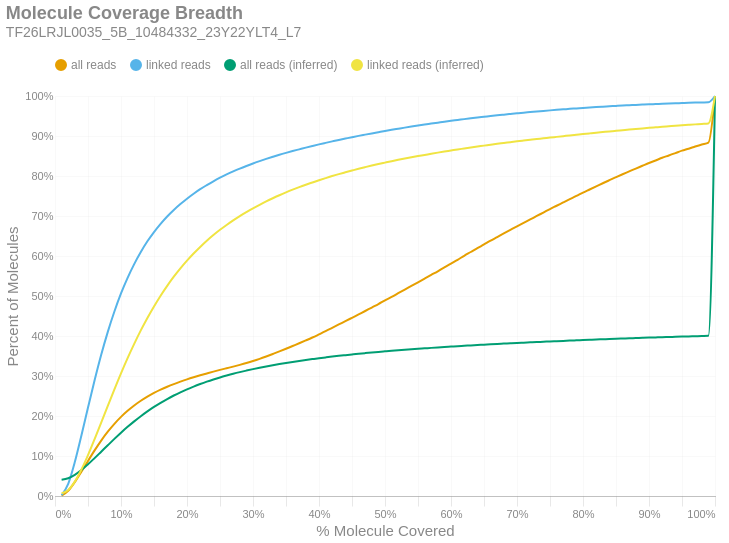

The notebook cell saved with this chart:
### Markdown cell above
### Molecule Read Coverage
This chart shows molecule coverage breadth as computed by the number of bases aligned to that molecule. In other words, "*how much of each unique long molecule is actually sequenced/aligned?*" Keep in mind there is a distinction between sequences and alignments, since some sequences belonging to a particular molecule may not align well and wouldn't appear in the alignment data. This chart also shows molecule coverage breadth as computed by the *inferred fragment* from which the aligned sequences originate. Unlike read coverage, this calculation takes into account the total insert size, including unsequenced gaps between the forward and reverse reads. Like the previous figures, these are cumulative percents.

### Code cell
if SKIPLR:
    print_html(f"Skipped")
else:
    binned_df = consolidated_hist(valids['coverage_bp'], mask, 0.01, True)
    binned_df_inf = consolidated_hist(valids['coverage_inserts'], mask, 0.01, True)
    binned_df = binned_df.with_columns(pl.lit(binned_df_inf['all reads (cumsum)']).alias('all reads (inferred)'))
    binned_df = binned_df.with_columns(pl.lit(binned_df_inf['linked reads (cumsum)']).alias('linked reads (inferred)'))
    binned_df = binned_df.with_columns(
        (pl.col('bin').cast(pl.Float64) + 0.01).alias('right_edge')
    )

    with SafeRender(binned_df):
        (
            density_plot(binned_df, 'Molecule Coverage Breadth', samplename, 'molcov', ['all reads (inferred)','linked reads (inferred)'])
            .encode(
                #x=alt.X('bin:Q', title="% Molecule Covered").axis(format = '%').scale(padding=0),
                x=alt.X('right_edge:Q', title="% Molecule Covered").axis(format='%').scale(padding=0),
                y=alt.Y('value:Q', title='Percent of Molecules')
                    .axis(format='%')
                    .stack(False)
                    .scale(domainMin=0, padding=0),
                color=alt.Color("key:N").scale(domain = ["all reads", "linked reads", "all reads (inferred)", "linked reads (inferred)"]),
                tooltip = [
                    alt.Tooltip("key:N", title = "Data Type"),
                    alt.Tooltip("range_label:N", title="% Molecule Covered"),
                    alt.Tooltip("value:Q", format = ".2%", title="% Molecules")
                ]
            )
        ).display()

### Figure 1 — Vega-Lite specification as saved in the notebook (floating-point values rounded to 4 significant figures)
{"width": "container", "height": 400, "config": {"title": {"anchor": "start", "dy": -15, "fontSize": 18, "color": "#888888", "subtitleColor": "#888888", "subtitleFontSize": 14}, "arc": {"fill": "#0072B2"}, "axis": {"domainColor": "#888888", "domainWidth": 0.5, "gridWidth": 0.2, "grid": false, "titleFontWeight": 400, "titleFontSize": 15, "labelFontSize": 11, "labelColor": "#888888", "tickColor": "#888888", "tickWidth": 0.2, "titleColor": "#888888"}, "axisBand": {"grid": false}, "axisX": {"grid": true, "tickSize": 10, "domainCap": "round"}, "axisY": {"domain": false, "grid": true, "tickSize": 0, "domainCap": "round"}, "background": "transparent", "header": {"labelFontSize": 15, "labelColor": "#888888", "titleFontSize": 15, "titleFontWeight": 600, "titleColor": "#888888"}, "legend": {"labelFont": "sans-serif", "labelFontSize": 12, "labelColor": "#888888", "symbolSize": 100, "symbolType": "circle", "titleFontSize": 12, "titlePadding": 10, "titleColor": "#888888", "title": null, "orient": "top"}, "range": {"category": ["#E69F00", "#56B4E9", "#009E73", "#F0E442", "#0072B2", "#D55E00", "#CC79A7", "#000000"], "diverging": ["#cfe8f3", "#a2d4ec", "#73bfe2", "#46abdb", "#1696d2", "#12719e"]}, "area": {"fill": "#0072B2", "fillOpacity": 0.7, "line": true, "strokeOpacity": 0.7}, "line": {"color": "#0072B2", "stroke": "#0072B2", "strokeWidth": 2}, "trail": {"color": "#0072B2", "stroke": "#0072B2", "strokeWidth": 0, "size": 1}, "point": {"filled": true, "fillOpacity": 1.0, "size": 95}, "text": {"color": "#888888", "fontSize": 11, "align": "right", "fontWeight": 400, "size": 11}, "bar": {"fill": "#0072B2", "stroke": null}, "view": {"stroke": null, "continuousWidth": 660, "continuousHeight": 400}}, "data": {"name": "data-8e0b45e13ecf79d8407629b0ea13c757"}, "mark": {"type": "line", "interpolate": "monotone", "point": {"opacity": 0, "size": 275}}, "encoding": {"color": {"field": "key", "scale": {"domain": ["all reads", "linked reads", "all reads (inferred)", "linked reads (inferred)"]}, "type": "nominal"}, "tooltip": [{"field": "key", "title": "Data Type", "type": "nominal"}, {"field": "range_label", "title": "% Molecule Covered", "type": "nominal"}, {"field": "value", "format": ".2%", "title": "% Molecules", "type": "quantitative"}], "x": {"axis": {"format": "%"}, "field": "right_edge", "scale": {"padding": 0}, "title": "% Molecule Covered", "type": "quantitative"}, "y": {"axis": {"format": "%"}, "field": "value", "scale": {"domainMin": 0, "padding": 0}, "stack": false, "title": "Percent of Molecules", "type": "quantitative"}}, "params": [{"name": "param_c36ac31b6afebe62", "select": {"type": "point", "fields": ["key"]}, "bind": "legend"}], "title": {"text": "Molecule Coverage Breadth", "subtitle": "TF26LRJL0035_5B_10484332_23Y22YLT4_L7"}, "transform": [{"fold": ["all reads (cumsum)", "linked reads (cumsum)", "all reads (inferred)", "linked reads (inferred)"]}, {"calculate": "replace(datum.key, ' (cumsum)', '')", "as": "key"}, {"filter": {"param": "param_c36ac31b6afebe62"}}], "usermeta": {"embedOptions": {"downloadFileName": "TF26LRJL0035_5B_10484332_23Y22YLT4_L7.molcov"}}, "$schema": "https://vega.github.io/schema/vega-lite/v6.4.1.json", "datasets": {"data-8e0b45e13ecf79d8407629b0ea13c757": [{"bin": "0.0", "interval": "0.0-0.01", "all reads": 0.001059, "linked reads": 0.001883, "all reads (cumsum)": 0.001059, "linked reads (cumsum)": 0.001883, "range_label": "0.0-0.01", "all reads (inferred)": 0.04072, "linked reads (inferred)": 0.007018, "right_edge": 0.01}, {"bin": "0.01", "interval": "0.01-0.02", "all reads": 0.01192, "linked reads": 0.02853, "all reads (cumsum)": 0.01298, "linked reads (cumsum)": 0.03042, "range_label": "0.01-0.02", "all reads (inferred)": 0.04451, "linked reads (inferred)": 0.01523, "right_edge": 0.02}, {"bin": "0.02", "interval": "0.02-0.03", "all reads": 0.02173, "linked reads": 0.05448, "all reads (cumsum)": 0.03471, "linked reads (cumsum)": 0.0849, "range_label": "0.02-0.03", "all reads (inferred)": 0.05299, "linked reads (inferred)": 0.03602, "right_edge": 0.03}, {"bin": "0.03", "interval": "0.03-0.04", "all reads": 0.02594, "linked reads": 0.06648, "all reads (cumsum)": 0.06065, "linked reads (cumsum)": 0.1514, "range_label": "0.03-0.04", "all reads (inferred)": 0.06497, "linked reads (inferred)": 0.06614, "right_edge": 0.04}, {"bin": "0.04", "interval": "0.04-0.05", "all reads": 0.02704, "linked reads": 0.06972, "all reads (cumsum)": 0.08769, "linked reads (cumsum)": 0.2211, "range_label": "0.04-0.05", "all reads (inferred)": 0.07919, "linked reads (inferred)": 0.1024, "right_edge": 0.05}, {"bin": "0.05", "interval": "0.05-0.06", "all reads": 0.02633, "linked reads": 0.06812, "all reads (cumsum)": 0.114, "linked reads (cumsum)": 0.2892, "range_label": "0.05-0.06", "all reads (inferred)": 0.09476, "linked reads (inferred)": 0.1423, "right_edge": 0.06}, {"bin": "0.06", "interval": "0.06-0.07", "all reads": 0.02459, "linked reads": 0.06375, "all reads (cumsum)": 0.1386, "linked reads (cumsum)": 0.353, "range_label": "0.06-0.07", "all reads (inferred)": 0.1108, "linked reads (inferred)": 0.1837, "right_edge": 0.07}, {"bin": "0.07", "interval": "0.07-0.08", "all reads": 0.0221, "linked reads": 0.05735, "all reads (cumsum)": 0.1607, "linked reads (cumsum)": 0.4103, "range_label": "0.07-0.08", "all reads (inferred)": 0.1268, "linked reads (inferred)": 0.2251, "right_edge": 0.08}, {"bin": "0.08", "interval": "0.08-0.09", "all reads": 0.01965, "linked reads": 0.05091, "all reads (cumsum)": 0.1804, "linked reads (cumsum)": 0.4612, "range_label": "0.08-0.09", "all reads (inferred)": 0.1428, "linked reads (inferred)": 0.2666, "right_edge": 0.09}, {"bin": "0.09", "interval": "0.09-0.1", "all reads": 0.01741, "linked reads": 0.04508, "all reads (cumsum)": 0.1978, "linked reads (cumsum)": 0.5063, "range_label": "0.09-0.1", "all reads (inferred)": 0.1582, "linked reads (inferred)": 0.3067, "right_edge": 0.1}, {"bin": "0.1", "interval": "0.1-0.11", "all reads": 0.01511, "linked reads": 0.03905, "all reads (cumsum)": 0.2129, "linked reads (cumsum)": 0.5454, "range_label": "0.1-0.11", "all reads (inferred)": 0.1729, "linked reads (inferred)": 0.3446, "right_edge": 0.11}, {"bin": "0.11", "interval": "0.11-0.12", "all reads": 0.01337, "linked reads": 0.03441, "all reads (cumsum)": 0.2262, "linked reads (cumsum)": 0.5798, "range_label": "0.11-0.12", "all reads (inferred)": 0.1866, "linked reads (inferred)": 0.3803, "right_edge": 0.12}, {"bin": "0.12", "interval": "0.12-0.13", "all reads": 0.01177, "linked reads": 0.03024, "all reads (cumsum)": 0.238, "linked reads (cumsum)": 0.61, "range_label": "0.12-0.13", "all reads (inferred)": 0.1996, "linked reads (inferred)": 0.414, "right_edge": 0.13}, {"bin": "0.13", "interval": "0.13-0.14", "all reads": 0.01043, "linked reads": 0.02669, "all reads (cumsum)": 0.2484, "linked reads (cumsum)": 0.6367, "range_label": "0.13-0.14", "all reads (inferred)": 0.2115, "linked reads (inferred)": 0.4451, "right_edge": 0.14}, {"bin": "0.14", "interval": "0.14-0.15", "all reads": 0.009146, "linked reads": 0.02317, "all reads (cumsum)": 0.2576, "linked reads (cumsum)": 0.6599, "range_label": "0.14-0.15", "all reads (inferred)": 0.2226, "linked reads (inferred)": 0.474, "right_edge": 0.15}, {"bin": "0.15", "interval": "0.15-0.16", "all reads": 0.008221, "linked reads": 0.02065, "all reads (cumsum)": 0.2658, "linked reads (cumsum)": 0.6805, "range_label": "0.15-0.16", "all reads (inferred)": 0.233, "linked reads (inferred)": 0.5008, "right_edge": 0.16}, {"bin": "0.16", "interval": "0.16-0.17", "all reads": 0.007359, "linked reads": 0.01832, "all reads (cumsum)": 0.2732, "linked reads (cumsum)": 0.6988, "range_label": "0.16-0.17", "all reads (inferred)": 0.2424, "linked reads (inferred)": 0.5254, "right_edge": 0.17}, {"bin": "0.17", "interval": "0.17-0.18", "all reads": 0.006637, "linked reads": 0.0163, "all reads (cumsum)": 0.2798, "linked reads (cumsum)": 0.7151, "range_label": "0.17-0.18", "all reads (inferred)": 0.2512, "linked reads (inferred)": 0.5482, "right_edge": 0.18}, {"bin": "0.18", "interval": "0.18-0.19", "all reads": 0.00602, "linked reads": 0.01461, "all reads (cumsum)": 0.2858, "linked reads (cumsum)": 0.7297, "range_label": "0.18-0.19", "all reads (inferred)": 0.2592, "linked reads (inferred)": 0.569, "right_edge": 0.19}, {"bin": "0.19", "interval": "0.19-0.2", "all reads": 0.005707, "linked reads": 0.01358, "all reads (cumsum)": 0.2915, "linked reads (cumsum)": 0.7433, "range_label": "0.19-0.2", "all reads (inferred)": 0.2666, "linked reads (inferred)": 0.5883, "right_edge": 0.2}, {"bin": "0.2", "interval": "0.2-0.21", "all reads": 0.00528, "linked reads": 0.01241, "all reads (cumsum)": 0.2968, "linked reads (cumsum)": 0.7557, "range_label": "0.2-0.21", "all reads (inferred)": 0.2735, "linked reads (inferred)": 0.6061, "right_edge": 0.21}, {"bin": "0.21", "interval": "0.21-0.22", "all reads": 0.004943, "linked reads": 0.01134, "all reads (cumsum)": 0.3018, "linked reads (cumsum)": 0.7671, "range_label": "0.21-0.22", "all reads (inferred)": 0.2799, "linked reads (inferred)": 0.6227, "right_edge": 0.22}, {"bin": "0.22", "interval": "0.22-0.23", "all reads": 0.004596, "linked reads": 0.01014, "all reads (cumsum)": 0.3064, "linked reads (cumsum)": 0.7772, "range_label": "0.22-0.23", "all reads (inferred)": 0.2859, "linked reads (inferred)": 0.6382, "right_edge": 0.23}, {"bin": "0.23", "interval": "0.23-0.24", "all reads": 0.004554, "linked reads": 0.009635, "all reads (cumsum)": 0.3109, "linked reads (cumsum)": 0.7868, "range_label": "0.23-0.24", "all reads (inferred)": 0.2913, "linked reads (inferred)": 0.6524, "right_edge": 0.24}, {"bin": "0.24", "interval": "0.24-0.25", "all reads": 0.004345, "linked reads": 0.008875, "all reads (cumsum)": 0.3153, "linked reads (cumsum)": 0.7957, "range_label": "0.24-0.25", "all reads (inferred)": 0.2964, "linked reads (inferred)": 0.6655, "right_edge": 0.25}, {"bin": "0.25", "interval": "0.25-0.26", "all reads": 0.004129, "linked reads": 0.008148, "all reads (cumsum)": 0.3194, "linked reads (cumsum)": 0.8039, "range_label": "0.25-0.26", "all reads (inferred)": 0.3011, "linked reads (inferred)": 0.6776, "right_edge": 0.26}, {"bin": "0.26", "interval": "0.26-0.27", "all reads": 0.004079, "linked reads": 0.007583, "all reads (cumsum)": 0.3235, "linked reads (cumsum)": 0.8114, "range_label": "0.26-0.27", "all reads (inferred)": 0.3056, "linked reads (inferred)": 0.6892, "right_edge": 0.27}, {"bin": "0.27", "interval": "0.27-0.28", "all reads": 0.004335, "linked reads": 0.007095, "all reads (cumsum)": 0.3278, "linked reads (cumsum)": 0.8185, "range_label": "0.27-0.28", "all reads (inferred)": 0.3097, "linked reads (inferred)": 0.6998, "right_edge": 0.28}, {"bin": "0.28", "interval": "0.28-0.29", "all reads": 0.004559, "linked reads": 0.006563, "all reads (cumsum)": 0.3324, "linked reads (cumsum)": 0.8251, "range_label": "0.28-0.29", "all reads (inferred)": 0.3135, "linked reads (inferred)": 0.7097, "right_edge": 0.29}, {"bin": "0.29", "interval": "0.29-0.3", "all reads": 0.004969, "linked reads": 0.006205, "all reads (cumsum)": 0.3373, "linked reads (cumsum)": 0.8313, "range_label": "0.29-0.3", "all reads (inferred)": 0.3172, "linked reads (inferred)": 0.7192, "right_edge": 0.3}, {"bin": "0.3", "interval": "0.3-0.31", "all reads": 0.005483, "linked reads": 0.005801, "all reads (cumsum)": 0.3428, "linked reads (cumsum)": 0.8371, "range_label": "0.3-0.31", "all reads (inferred)": 0.3206, "linked reads (inferred)": 0.728, "right_edge": 0.31}, {"bin": "0.31", "interval": "0.31-0.32", "all reads": 0.005998, "linked reads": 0.005582, "all reads (cumsum)": 0.3488, "linked reads (cumsum)": 0.8427, "range_label": "0.31-0.32", "all reads (inferred)": 0.3239, "linked reads (inferred)": 0.7365, "right_edge": 0.32}, {"bin": "0.32", "interval": "0.32-0.33", "all reads": 0.006307, "linked reads": 0.00526, "all reads (cumsum)": 0.3551, "linked reads (cumsum)": 0.848, "range_label": "0.32-0.33", "all reads (inferred)": 0.3269, "linked reads (inferred)": 0.7443, "right_edge": 0.33}, {"bin": "0.33", "interval": "0.33-0.34", "all reads": 0.006395, "linked reads": 0.005128, "all reads (cumsum)": 0.3615, "linked reads (cumsum)": 0.8531, "range_label": "0.33-0.34", "all reads (inferred)": 0.3299, "linked reads (inferred)": 0.7519, "right_edge": 0.34}, {"bin": "0.34", "interval": "0.34-0.35", "all reads": 0.006626, "linked reads": 0.004758, "all reads (cumsum)": 0.3681, "linked reads (cumsum)": 0.8578, "range_label": "0.34-0.35", "all reads (inferred)": 0.3326, "linked reads (inferred)": 0.759, "right_edge": 0.35}, {"bin": "0.35", "interval": "0.35-0.36", "all reads": 0.006839, "linked reads": 0.004533, "all reads (cumsum)": 0.375, "linked reads (cumsum)": 0.8624, "range_label": "0.35-0.36", "all reads (inferred)": 0.3353, "linked reads (inferred)": 0.7658, "right_edge": 0.36}, {"bin": "0.36", "interval": "0.36-0.37", "all reads": 0.006831, "linked reads": 0.004265, "all reads (cumsum)": 0.3818, "linked reads (cumsum)": 0.8666, "range_label": "0.36-0.37", "all reads (inferred)": 0.3377, "linked reads (inferred)": 0.7722, "right_edge": 0.37}, {"bin": "0.37", "interval": "0.37-0.38", "all reads": 0.00708, "linked reads": 0.004261, "all reads (cumsum)": 0.3889, "linked reads (cumsum)": 0.8709, "range_label": "0.37-0.38", "all reads (inferred)": 0.34, "linked reads (inferred)": 0.7781, "right_edge": 0.38}, {"bin": "0.38", "interval": "0.38-0.39", "all reads": 0.007308, "linked reads": 0.004164, "all reads (cumsum)": 0.3962, "linked reads (cumsum)": 0.8751, "range_label": "0.38-0.39", "all reads (inferred)": 0.3423, "linked reads (inferred)": 0.7838, "right_edge": 0.39}, {"bin": "0.39", "interval": "0.39-0.4", "all reads": 0.007822, "linked reads": 0.00403, "all reads (cumsum)": 0.404, "linked reads (cumsum)": 0.8791, "range_label": "0.39-0.4", "all reads (inferred)": 0.3444, "linked reads (inferred)": 0.7894, "right_edge": 0.4}, {"bin": "0.4", "interval": "0.4-0.41", "all reads": 0.007967, "linked reads": 0.003747, "all reads (cumsum)": 0.412, "linked reads (cumsum)": 0.8828, "range_label": "0.4-0.41", "all reads (inferred)": 0.3465, "linked reads (inferred)": 0.7948, "right_edge": 0.41}, {"bin": "0.41", "interval": "0.41-0.42", "all reads": 0.008444, "linked reads": 0.003669, "all reads (cumsum)": 0.4204, "linked reads (cumsum)": 0.8865, "range_label": "0.41-0.42", "all reads (inferred)": 0.3485, "linked reads (inferred)": 0.8, "right_edge": 0.42}, {"bin": "0.42", "interval": "0.42-0.43", "all reads": 0.008462, "linked reads": 0.003621, "all reads (cumsum)": 0.4289, "linked reads (cumsum)": 0.8901, "range_label": "0.42-0.43", "all reads (inferred)": 0.3504, "linked reads (inferred)": 0.8047, "right_edge": 0.43}, {"bin": "0.43", "interval": "0.43-0.44", "all reads": 0.00818, "linked reads": 0.003434, "all reads (cumsum)": 0.4371, "linked reads (cumsum)": 0.8936, "range_label": "0.43-0.44", "all reads (inferred)": 0.3522, "linked reads (inferred)": 0.8093, "right_edge": 0.44}, {"bin": "0.44", "interval": "0.44-0.45", "all reads": 0.008452, "linked reads": 0.003432, "all reads (cumsum)": 0.4455, "linked reads (cumsum)": 0.897, "range_label": "0.44-0.45", "all reads (inferred)": 0.3539, "linked reads (inferred)": 0.8137, "right_edge": 0.45}, {"bin": "0.45", "interval": "0.45-0.46", "all reads": 0.008525, "linked reads": 0.00335, "all reads (cumsum)": 0.454, "linked reads (cumsum)": 0.9003, "range_label": "0.45-0.46", "all reads (inferred)": 0.3556, "linked reads (inferred)": 0.8181, "right_edge": 0.46}, {"bin": "0.46", "interval": "0.46-0.47", "all reads": 0.008466, "linked reads": 0.003063, "all reads (cumsum)": 0.4625, "linked reads (cumsum)": 0.9034, "range_label": "0.46-0.47", "all reads (inferred)": 0.3572, "linked reads (inferred)": 0.8222, "right_edge": 0.47}, {"bin": "0.47", "interval": "0.47-0.48", "all reads": 0.008708, "linked reads": 0.00304, "all reads (cumsum)": 0.4712, "linked reads (cumsum)": 0.9064, "range_label": "0.47-0.48", "all reads (inferred)": 0.3587, "linked reads (inferred)": 0.8261, "right_edge": 0.48}, {"bin": "0.48", "interval": "0.48-0.49", "all reads": 0.008491, "linked reads": 0.00303, "all reads (cumsum)": 0.4797, "linked reads (cumsum)": 0.9095, "range_label": "0.48-0.49", "all reads (inferred)": 0.3602, "linked reads (inferred)": 0.8299, "right_edge": 0.49}, {"bin": "0.49", "interval": "0.49-0.5", "all reads": 0.009539, "linked reads": 0.003029, "all reads (cumsum)": 0.4892, "linked reads (cumsum)": 0.9125, "range_label": "0.49-0.5", "all reads (inferred)": 0.3616, "linked reads (inferred)": 0.8335, "right_edge": 0.5}, {"bin": "0.5", "interval": "0.5-0.51", "all reads": 0.008411, "linked reads": 0.002931, "all reads (cumsum)": 0.4977, "linked reads (cumsum)": 0.9154, "range_label": "0.5-0.51", "all reads (inferred)": 0.363, "linked reads (inferred)": 0.837, "right_edge": 0.51}, {"bin": "0.51", "interval": "0.51-0.52", "all reads": 0.009321, "linked reads": 0.002756, "all reads (cumsum)": 0.507, "linked reads (cumsum)": 0.9182, "range_label": "0.51-0.52", "all reads (inferred)": 0.3643, "linked reads (inferred)": 0.8404, "right_edge": 0.52}, {"bin": "0.52", "interval": "0.52-0.53", "all reads": 0.009035, "linked reads": 0.002741, "all reads (cumsum)": 0.516, "linked reads (cumsum)": 0.9209, "range_label": "0.52-0.53", "all reads (inferred)": 0.3656, "linked reads (inferred)": 0.8437, "right_edge": 0.53}, {"bin": "0.53", "interval": "0.53-0.54", "all reads": 0.00915, "linked reads": 0.002652, "all reads (cumsum)": 0.5252, "linked reads (cumsum)": 0.9236, "range_label": "0.53-0.54", "all reads (inferred)": 0.3668, "linked reads (inferred)": 0.8468, "right_edge": 0.54}, {"bin": "0.54", "interval": "0.54-0.55", "all reads": 0.009061, "linked reads": 0.002564, "all reads (cumsum)": 0.5342, "linked reads (cumsum)": 0.9262, "range_label": "0.54-0.55", "all reads (inferred)": 0.368, "linked reads (inferred)": 0.8498, "right_edge": 0.55}, {"bin": "0.55", "interval": "0.55-0.56", "all reads": 0.00928, "linked reads": 0.002452, "all reads (cumsum)": 0.5435, "linked reads (cumsum)": 0.9286, "range_label": "0.55-0.56", "all reads (inferred)": 0.3692, "linked reads (inferred)": 0.8527, "right_edge": 0.56}, {"bin": "0.56", "interval": "0.56-0.57", "all reads": 0.009232, "linked reads": 0.002373, "all reads (cumsum)": 0.5527, "linked reads (cumsum)": 0.931, "range_label": "0.56-0.57", "all reads (inferred)": 0.3703, "linked reads (inferred)": 0.8556, "right_edge": 0.57}, {"bin": "0.57", "interval": "0.57-0.58", "all reads": 0.009112, "linked reads": 0.002396, "all reads (cumsum)": 0.5619, "linked reads (cumsum)": 0.9334, "range_label": "0.57-0.58", "all reads (inferred)": 0.3714, "linked reads (inferred)": 0.8585, "right_edge": 0.58}, {"bin": "0.58", "interval": "0.58-0.59", "all reads": 0.009524, "linked reads": 0.00243, "all reads (cumsum)": 0.5714, "linked reads (cumsum)": 0.9358, "range_label": "0.58-0.59", "all reads (inferred)": 0.3725, "linked reads (inferred)": 0.8612, "right_edge": 0.59}, {"bin": "0.59", "interval": "0.59-0.6", "all reads": 0.009766, "linked reads": 0.002218, "all reads (cumsum)": 0.5811, "linked reads (cumsum)": 0.938, "range_label": "0.59-0.6", "all reads (inferred)": 0.3735, "linked reads (inferred)": 0.8638, "right_edge": 0.6}, {"bin": "0.6", "interval": "0.6-0.61", "all reads": 0.009384, "linked reads": 0.002063, "all reads (cumsum)": 0.5905, "linked reads (cumsum)": 0.9401, "range_label": "0.6-0.61", "all reads (inferred)": 0.3746, "linked reads (inferred)": 0.8664, "right_edge": 0.61}, {"bin": "0.61", "interval": "0.61-0.62", "all reads": 0.01004, "linked reads": 0.002116, "all reads (cumsum)": 0.6006, "linked reads (cumsum)": 0.9422, "range_label": "0.61-0.62", "all reads (inferred)": 0.3755, "linked reads (inferred)": 0.8688, "right_edge": 0.62}, {"bin": "0.62", "interval": "0.62-0.63", "all reads": 0.009453, "linked reads": 0.002033, "all reads (cumsum)": 0.61, "linked reads (cumsum)": 0.9442, "range_label": "0.62-0.63", "all reads (inferred)": 0.3765, "linked reads (inferred)": 0.8713, "right_edge": 0.63}, {"bin": "0.63", "interval": "0.63-0.64", "all reads": 0.009584, "linked reads": 0.002027, "all reads (cumsum)": 0.6196, "linked reads (cumsum)": 0.9463, "range_label": "0.63-0.64", "all reads (inferred)": 0.3774, "linked reads (inferred)": 0.8737, "right_edge": 0.64}, {"bin": "0.64", "interval": "0.64-0.65", "all reads": 0.00922, "linked reads": 0.001808, "all reads (cumsum)": 0.6288, "linked reads (cumsum)": 0.9481, "range_label": "0.64-0.65", "all reads (inferred)": 0.3783, "linked reads (inferred)": 0.8759, "right_edge": 0.65}, {"bin": "0.65", "interval": "0.65-0.66", "all reads": 0.009548, "linked reads": 0.001845, "all reads (cumsum)": 0.6384, "linked reads (cumsum)": 0.9499, "range_label": "0.65-0.66", "all reads (inferred)": 0.3793, "linked reads (inferred)": 0.8783, "right_edge": 0.66}, {"bin": "0.66", "interval": "0.66-0.67", "all reads": 0.008978, "linked reads": 0.001781, "all reads (cumsum)": 0.6473, "linked reads (cumsum)": 0.9517, "range_label": "0.66-0.67", "all reads (inferred)": 0.3802, "linked reads (inferred)": 0.8805, "right_edge": 0.67}, {"bin": "0.67", "interval": "0.67-0.68", "all reads": 0.009146, "linked reads": 0.001686, "all reads (cumsum)": 0.6565, "linked reads (cumsum)": 0.9534, "range_label": "0.67-0.68", "all reads (inferred)": 0.381, "linked reads (inferred)": 0.8825, "right_edge": 0.68}, {"bin": "0.68", "interval": "0.68-0.69", "all reads": 0.008861, "linked reads": 0.001668, "all reads (cumsum)": 0.6654, "linked reads (cumsum)": 0.955, "range_label": "0.68-0.69", "all reads (inferred)": 0.3818, "linked reads (inferred)": 0.8846, "right_edge": 0.69}, {"bin": "0.69", "interval": "0.69-0.7", "all reads": 0.008828, "linked reads": 0.001665, "all reads (cumsum)": 0.6742, "linked reads (cumsum)": 0.9567, "range_label": "0.69-0.7", "all reads (inferred)": 0.3826, "linked reads (inferred)": 0.8867, "right_edge": 0.7}, {"bin": "0.7", "interval": "0.7-0.71", "all reads": 0.00866, "linked reads": 0.001617, "all reads (cumsum)": 0.6828, "linked reads (cumsum)": 0.9583, "range_label": "0.7-0.71", "all reads (inferred)": 0.3834, "linked reads (inferred)": 0.8886, "right_edge": 0.71}, {"bin": "0.71", "interval": "0.71-0.72", "all reads": 0.008547, "linked reads": 0.001447, "all reads (cumsum)": 0.6914, "linked reads (cumsum)": 0.9598, "range_label": "0.71-0.72", "all reads (inferred)": 0.3841, "linked reads (inferred)": 0.8905, "right_edge": 0.72}, {"bin": "0.72", "interval": "0.72-0.73", "all reads": 0.008776, "linked reads": 0.001496, "all reads (cumsum)": 0.7002, "linked reads (cumsum)": 0.9613, "range_label": "0.72-0.73", "all reads (inferred)": 0.3849, "linked reads (inferred)": 0.8924, "right_edge": 0.73}, {"bin": "0.73", "interval": "0.73-0.74", "all reads": 0.008479, "linked reads": 0.001438, "all reads (cumsum)": 0.7086, "linked reads (cumsum)": 0.9627, "range_label": "0.73-0.74", "all reads (inferred)": 0.3856, "linked reads (inferred)": 0.8942, "right_edge": 0.74}, {"bin": "0.74", "interval": "0.74-0.75", "all reads": 0.008786, "linked reads": 0.001354, "all reads (cumsum)": 0.7174, "linked reads (cumsum)": 0.9641, "range_label": "0.74-0.75", "all reads (inferred)": 0.3864, "linked reads (inferred)": 0.8961, "right_edge": 0.75}, {"bin": "0.75", "interval": "0.75-0.76", "all reads": 0.008181, "linked reads": 0.001299, "all reads (cumsum)": 0.7256, "linked reads (cumsum)": 0.9654, "range_label": "0.75-0.76", "all reads (inferred)": 0.3871, "linked reads (inferred)": 0.8978, "right_edge": 0.76}, {"bin": "0.76", "interval": "0.76-0.77", "all reads": 0.008261, "linked reads": 0.001227, "all reads (cumsum)": 0.7339, "linked reads (cumsum)": 0.9666, "range_label": "0.76-0.77", "all reads (inferred)": 0.3878, "linked reads (inferred)": 0.8996, "right_edge": 0.77}, {"bin": "0.77", "interval": "0.77-0.78", "all reads": 0.008195, "linked reads": 0.001264, "all reads (cumsum)": 0.7421, "linked reads (cumsum)": 0.9679, "range_label": "0.77-0.78", "all reads (inferred)": 0.3885, "linked reads (inferred)": 0.9014, "right_edge": 0.78}, {"bin": "0.78", "interval": "0.78-0.79", "all reads": 0.008055, "linked reads": 0.001165, "all reads (cumsum)": 0.7501, "linked reads (cumsum)": 0.969, "range_label": "0.78-0.79", "all reads (inferred)": 0.3892, "linked reads (inferred)": 0.9031, "right_edge": 0.79}, {"bin": "0.79", "interval": "0.79-0.8", "all reads": 0.008505, "linked reads": 0.001217, "all reads (cumsum)": 0.7586, "linked reads (cumsum)": 0.9702, "range_label": "0.79-0.8", "all reads (inferred)": 0.3898, "linked reads (inferred)": 0.9049, "right_edge": 0.8}, {"bin": "0.8", "interval": "0.8-0.81", "all reads": 0.00769, "linked reads": 0.001094, "all reads (cumsum)": 0.7663, "linked reads (cumsum)": 0.9713, "range_label": "0.8-0.81", "all reads (inferred)": 0.3905, "linked reads (inferred)": 0.9066, "right_edge": 0.81}, {"bin": "0.81", "interval": "0.81-0.82", "all reads": 0.007776, "linked reads": 0.001032, "all reads (cumsum)": 0.7741, "linked reads (cumsum)": 0.9724, "range_label": "0.81-0.82", "all reads (inferred)": 0.3912, "linked reads (inferred)": 0.9082, "right_edge": 0.82}, {"bin": "0.82", "interval": "0.82-0.83", "all reads": 0.007838, "linked reads": 0.0009618, "all reads (cumsum)": 0.7819, "linked reads (cumsum)": 0.9733, "range_label": "0.82-0.83", "all reads (inferred)": 0.3918, "linked reads (inferred)": 0.9099, "right_edge": 0.83}, {"bin": "0.83", "interval": "0.83-0.84", "all reads": 0.007597, "linked reads": 0.0009298, "all reads (cumsum)": 0.7895, "linked reads (cumsum)": 0.9743, "range_label": "0.83-0.84", "all reads (inferred)": 0.3925, "linked reads (inferred)": 0.9115, "right_edge": 0.84}, {"bin": "0.84", "interval": "0.84-0.85", "all reads": 0.007498, "linked reads": 0.0009535, "all reads (cumsum)": 0.797, "linked reads (cumsum)": 0.9752, "range_label": "0.84-0.85", "all reads (inferred)": 0.3931, "linked reads (inferred)": 0.913, "right_edge": 0.85}, {"bin": "0.85", "interval": "0.85-0.86", "all reads": 0.007359, "linked reads": 0.0009205, "all reads (cumsum)": 0.8044, "linked reads (cumsum)": 0.9761, "range_label": "0.85-0.86", "all reads (inferred)": 0.3937, "linked reads (inferred)": 0.9145, "right_edge": 0.86}, {"bin": "0.86", "interval": "0.86-0.87", "all reads": 0.007068, "linked reads": 0.0007864, "all reads (cumsum)": 0.8115, "linked reads (cumsum)": 0.9769, "range_label": "0.86-0.87", "all reads (inferred)": 0.3943, "linked reads (inferred)": 0.9161, "right_edge": 0.87}, {"bin": "0.87", "interval": "0.87-0.88", "all reads": 0.007169, "linked reads": 0.0008204, "all reads (cumsum)": 0.8186, "linked reads (cumsum)": 0.9777, "range_label": "0.87-0.88", "all reads (inferred)": 0.3949, "linked reads (inferred)": 0.9175, "right_edge": 0.88}, {"bin": "0.88", "interval": "0.88-0.89", "all reads": 0.006911, "linked reads": 0.0007636, "all reads (cumsum)": 0.8255, "linked reads (cumsum)": 0.9785, "range_label": "0.88-0.89", "all reads (inferred)": 0.3954, "linked reads (inferred)": 0.919, "right_edge": 0.89}, {"bin": "0.89", "interval": "0.89-0.9", "all reads": 0.006914, "linked reads": 0.0007358, "all reads (cumsum)": 0.8324, "linked reads (cumsum)": 0.9792, "range_label": "0.89-0.9", "all reads (inferred)": 0.396, "linked reads (inferred)": 0.9204, "right_edge": 0.9}, {"bin": "0.9", "interval": "0.9-0.91", "all reads": 0.006267, "linked reads": 0.0006697, "all reads (cumsum)": 0.8387, "linked reads (cumsum)": 0.9799, "range_label": "0.9-0.91", "all reads (inferred)": 0.3965, "linked reads (inferred)": 0.9218, "right_edge": 0.91}, {"bin": "0.91", "interval": "0.91-0.92", "all reads": 0.006955, "linked reads": 0.0006997, "all reads (cumsum)": 0.8457, "linked reads (cumsum)": 0.9806, "range_label": "0.91-0.92", "all reads (inferred)": 0.397, "linked reads (inferred)": 0.9231, "right_edge": 0.92}, {"bin": "0.92", "interval": "0.92-0.93", "all reads": 0.005628, "linked reads": 0.0006543, "all reads (cumsum)": 0.8513, "linked reads (cumsum)": 0.9813, "range_label": "0.92-0.93", "all reads (inferred)": 0.3975, "linked reads (inferred)": 0.9243, "right_edge": 0.93}, {"bin": "0.93", "interval": "0.93-0.94", "all reads": 0.006015, "linked reads": 0.0005996, "all reads (cumsum)": 0.8573, "linked reads (cumsum)": 0.9819, "range_label": "0.93-0.94", "all reads (inferred)": 0.398, "linked reads (inferred)": 0.9255, "right_edge": 0.94}, {"bin": "0.94", "interval": "0.94-0.95", "all reads": 0.006098, "linked reads": 0.0005614, "all reads (cumsum)": 0.8634, "linked reads (cumsum)": 0.9824, "range_label": "0.94-0.95", "all reads (inferred)": 0.3985, "linked reads (inferred)": 0.9267, "right_edge": 0.95}, {"bin": "0.95", "interval": "0.95-0.96", "all reads": 0.004896, "linked reads": 0.0005686, "all reads (cumsum)": 0.8683, "linked reads (cumsum)": 0.983, "range_label": "0.95-0.96", "all reads (inferred)": 0.399, "linked reads (inferred)": 0.9279, "right_edge": 0.96}, {"bin": "0.96", "interval": "0.96-0.97", "all reads": 0.005397, "linked reads": 0.0004922, "all reads (cumsum)": 0.8737, "linked reads (cumsum)": 0.9835, "range_label": "0.96-0.97", "all reads (inferred)": 0.3995, "linked reads (inferred)": 0.9291, "right_edge": 0.97}, {"bin": "0.97", "interval": "0.97-0.98", "all reads": 0.005082, "linked reads": 0.0004499, "all reads (cumsum)": 0.8788, "linked reads (cumsum)": 0.9839, "range_label": "0.97-0.98", "all reads (inferred)": 0.4, "linked reads (inferred)": 0.9302, "right_edge": 0.98}, {"bin": "0.98", "interval": "0.98-0.99", "all reads": 0.004622, "linked reads": 0.000421, "all reads (cumsum)": 0.8834, "linked reads (cumsum)": 0.9843, "range_label": "0.98-0.99", "all reads (inferred)": 0.4005, "linked reads (inferred)": 0.9315, "right_edge": 0.99}, {"bin": "0.99", "interval": "0.99-1.0", "all reads": 0.1166, "linked reads": 0.01565, "all reads (cumsum)": 1.0, "linked reads (cumsum)": 1.0, "range_label": "0.99-1.0", "all reads (inferred)": 1.0, "linked reads (inferred)": 1.0, "right_edge": 1.0}]}}
